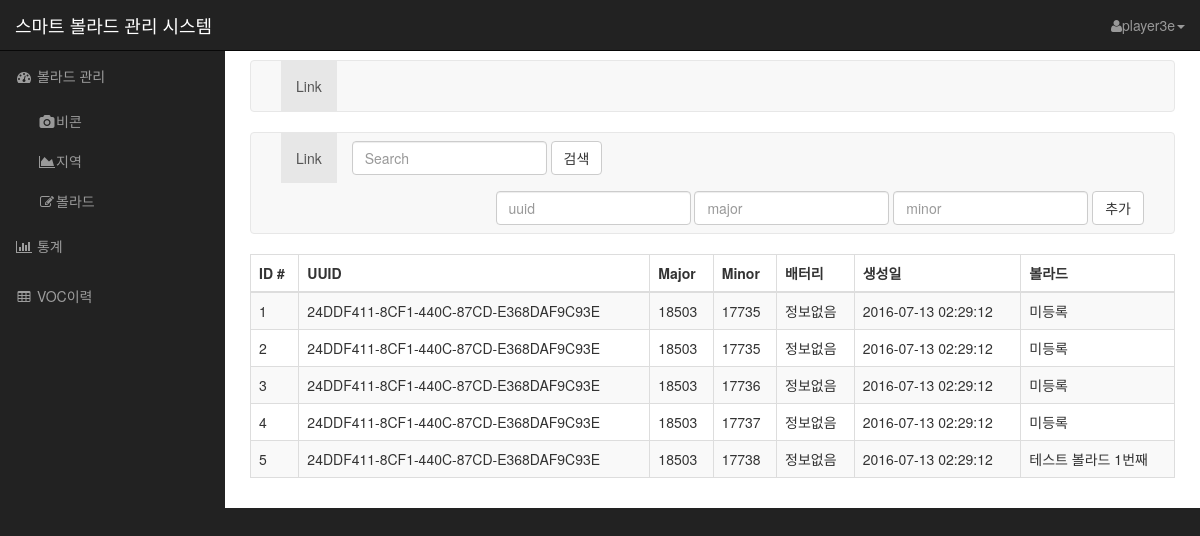
/bollard/beacon (signed in), run on the app's committed database.
### app/mod_bollard/models.py (models this page shows)
class Beacon(db.Model):
    __tablename__ = 'tb_beacon'
    id = db.Column(db.Integer, primary_key=True)
    createAt = db.Column(db.DateTime, default=db.func.current_timestamp())
    modifiedAt = db.Column(db.DateTime,default=db.func.current_timestamp(),
                           onupdate=db.func.current_timestamp())
    installDate = db.Column(db.DateTime(), nullable=True)
    updateDate = db.Column(db.DateTime(), nullable=True)
    uuid = db.Column(db.String(255),nullable=False)
    major = db.Column(db.Integer, nullable=False)
    minor = db.Column(db.Integer, nullable=False)
    power = db.Column(db.Integer, nullable=True)
    description = db.Column(db.String(255),nullable=True)
    bollard = db.relationship('Bollard', primaryjoin=('Beacon.id==Bollard.beaconId'))
    def __repr__(self):
        return '<uuid %r major %r minor %r bollard %r>' % (self.uuid,self.major,self.minor, self.bollard)

class Bollard(db.Model):
    __tablename__ = 'tb_bollard'
    id = db.Column(db.Integer, primary_key=True)
    createAt = db.Column(db.DateTime, default=db.func.current_timestamp())
    modifiedAt = db.Column(db.DateTime,default=db.func.current_timestamp(),
                           onupdate=db.func.current_timestamp())
    typeId = db.Column(db.Integer, db.ForeignKey('tb_bollardtype.id'), nullable=False)
    type = db.relationship('BollardType', primaryjoin=('Bollard.typeId==BollardType.id'))
    displayName = db.Column(db.String(100),nullable=False)
    displayImage = db.Column(db.String(255),nullable=True)
    beaconId = db.Column(db.Integer, db.ForeignKey('tb_beacon.id'), nullable=True)
    status = db.Column(db.String(1),default='S')
    beacon = db.relationship('Beacon', primaryjoin=('Bollard.beaconId==Beacon.id'))
    def __repr__(self):
        return '<displayName : %r, beaconCode : %r, status : %r beacon : %r>' % (self.displayName, self.beaconId, self.status, self.beaconId)

### app/mod_bollard/views.py (the view)
@mod_bollard.route('/beacon')
@member_required
def viewBeacon():
    beacons = Beacon.query.all()
    app.logger.debug(beacons)
    return render_template('/bollard/beacon.html',
                           beacons = beacons
                           )

### app/decoraters.py (called while the page is built)
def member_required(f):
    @wraps(f)
    def decorated_function(*args,**kwargs):
        if session.get('memberid',None) is None:
            return redirect(url_for('auth.viewLogin', next=request.url))
        return f(*args, **kwargs)
    return decorated_function

### app/templates/bollard/beacon.html
{% extends"layout.html" %}
{% block content %}
    <nav class="navbar navbar-default">
      <div class="container-fluid">
        <div class="collapse navbar-collapse" id="bs-example-navbar-collapse-1">
          <ul class="nav navbar-nav">
            <li class="active"><a href="#">Link <span class="sr-only">(current)</span></a></li>
          </ul>
        </div>
      </div>
    </nav>
    <nav class="navbar navbar-default">
      <div class="container-fluid">
        <div class="collapse navbar-collapse" id="bs-example-navbar-collapse-1">
          <ul class="nav navbar-nav">
            <li class="active"><a href="#">Link <span class="sr-only">(current)</span></a></li>
          </ul>
          <form class="navbar-form navbar-left" role="search">
            <div class="form-group">
              <input type="text" class="form-control" placeholder="Search">
            </div>
            <button type="submit" class="btn btn-default">검색</button>
          </form>
          <ul class="nav navbar-nav navbar-right">
              <form class="navbar-form navbar-left" role="search">
                <div class="form-group">
                    <input type="text" class="form-control" placeholder="uuid">
                    <input type="text" class="form-control" placeholder="major">
                    <input type="text" class="form-control" placeholder="minor">
                </div>
                <button type="submit" class="btn btn-default">추가</button>
              </form>
          </ul>
        </div>
      </div>
    </nav>
    <div class="table-responsive">
        <table class="table table-bordered table-hover table-striped">
            <thead>
                <tr>
                    <th>ID #</th>
                    <th>UUID</th>
                    <th>Major</th>
                    <th>Minor</th>
                    <th>배터리</th>
                    <th>생성일</th>
                    <th>볼라드</th>
                </tr>
            </thead>
            <tbody>
            {% for beacon in beacons %}
                <tr>
                    <td>{{ beacon.id }}</td>
                    <td>{{ beacon.uuid }}</td>
                    <td>{{ beacon.major }}</td>
                    <td>{{ beacon.minor }}</td>
                    {% if beacon.power == None %}
                        <td>정보없음</td>
                    {% else %}
                        <td>{{ beacon.power }}%</td>
                    {% endif %}
                    <td>{{ beacon.createAt }}</td>
                {% if beacon.bollard|length == 0 %}
                    <td>미등록</td>
                {% else %}
                    <td>{{ beacon.bollard[0].displayName }}</td>
                {% endif %}
                </tr>
            {% endfor %}
            </tbody>
        </table>
    </div>
{% endblock %}

### app/templates/layout.html (shortened to what this page needs)
{% extends"base.html" %}
{% block body %}
{% block topmenu %}
        <nav class="navbar navbar-inverse navbar-fixed-top" role="navigation">
            <div class="navbar-header">
                <a class="navbar-brand" href="/">스마트 볼라드 관리 시스템</a>
            </div>
            <ul class="nav navbar-right top-nav">
                {% if session.islogin  %}
                <li class="dropdown">
                    <a href="#" class="dropdown-toggle" data-toggle="dropdown"><i class="fa fa-user"></i>{{ session.memberid }}<b class="caret"></b></a>
                </li>
                {% endif %}
            </ul>
            {% block sidemenu %}
            <div class="collapse navbar-collapse navbar-ex1-collapse">
                <ul class="nav navbar-nav side-nav">
                    <li>
                        <a href="{{ url_for('bollard.viewMain') }}"><i class="fa fa-fw fa-dashboard"></i> 볼라드 관리</a>
                        <ul id="sub" class="collapse" style="display:block">
                            <li>
                                <a href="{{ url_for('bollard.viewBeacon') }}"><i class="fa fa-fw fa-camera"></i>비콘</a>
                            </li>
                            <li>
                                <a href="{{ url_for('bollard.viewRegion') }}"><i class="fa fa-fw fa-area-chart"></i>지역</a>
                            </li>
                            <li>
                                <a href="{{ url_for('bollard.viewList') }}"><i class="fa fa-fw fa-edit"></i>볼라드</a>
                            </li>
                        </ul>
                    </li>
                    <li>
                        <a href="{{ url_for('statistics.viewMain') }}"><i class="fa fa-fw fa-bar-chart-o"></i> 통계</a>
                    </li>
                    <li>
                        <a href="{{ url_for('voc.viewMain') }}"><i class="fa fa-fw fa-table"></i> VOC이력</a>
                    </li>
                </ul>
            </div>
            {% endblock %}
        </nav>
        {% endblock %}
        <div id="page-wrapper">
            <div class="container-fluid">
            {% block content %}{% endblock %}
            </div>
        </div>
{% endblock %}

### app/templates/base.html (shortened to what this page needs)
<!DOCTYPE html>
<html lang="en">
<head>
    {% block head %}
    <link href="{{ url_for('static', filename='css/bootstrap.min.css') }}" rel="stylesheet">
    <link href="{{ url_for('static',filename='css/sb-admin.css') }}" rel="stylesheet">
    <link href="{{ url_for('static',filename='css/plugins/morris.css') }}" rel="stylesheet">
    <link href="{{ url_for('static',filename='font-awesome/css/font-awesome.min.css') }}" rel="stylesheet" type="text/css">
    {% endblock %}
</head>
<body>
    <div id="wrapper">
    {% block body %}
    {% endblock %}
    </div>
</body>
</html>

### app/static/css/sb-admin.css (style rules this page uses)
body { margin-top: 100px; background-color: #222; }
@media (min-width:768px) { body { margin-top: 50px; } }
#wrapper { padding-left: 0; }
#page-wrapper { width: 100%; padding: 0; background-color: #fff; }
@media (min-width:768px) { #wrapper { padding-left: 225px; } }
@media (min-width:768px) { #page-wrapper { padding: 10px; } }
.top-nav { padding: 0 15px; }
.top-nav>li { display: inline-block; float: left; }
.top-nav>li>a { padding-top: 15px; padding-bottom: 15px; line-height: 20px; color: #999; }
@media (min-width:768px) { .side-nav { position: fixed; top: 51px; left: 225px; width: 225px; margin-left: -225px; border: none; border-radius: 0; overflow-y: auto; background-color: #222; bottom: 0; overflow-x: hidden; padding-bottom: 40px; } }
@media (min-width:768px) { .side-nav>li>a { width: 225px; } }
.side-nav>li>ul { padding: 0; }
.side-nav>li>ul>li>a { display: block; padding: 10px 15px 10px 38px; text-decoration: none; color: #999; }

### data on the page
Beacon: id "1", uuid "24DDF411-8CF1-440C-87CD-E368DAF9C93E", major "18503", minor "17735", shows "정보없음", createAt "2016-07-13 02:29:12", shows "미등록"
Beacon: id "2", uuid "24DDF411-8CF1-440C-87CD-E368DAF9C93E", major "18503", minor "17735", shows "정보없음", createAt "2016-07-13 02:29:12", shows "미등록"
Beacon: id "3", uuid "24DDF411-8CF1-440C-87CD-E368DAF9C93E", major "18503", minor "17736", shows "정보없음", createAt "2016-07-13 02:29:12", shows "미등록"
Beacon: id "4", uuid "24DDF411-8CF1-440C-87CD-E368DAF9C93E", major "18503", minor "17737", shows "정보없음", createAt "2016-07-13 02:29:12", shows "미등록"
Beacon: id "5", uuid "24DDF411-8CF1-440C-87CD-E368DAF9C93E", major "18503", minor "17738", shows "정보없음", createAt "2016-07-13 02:29:12", displayName "테스트 볼라드 1번째"

### other printed values
{{ session.memberid }} "player3e"
